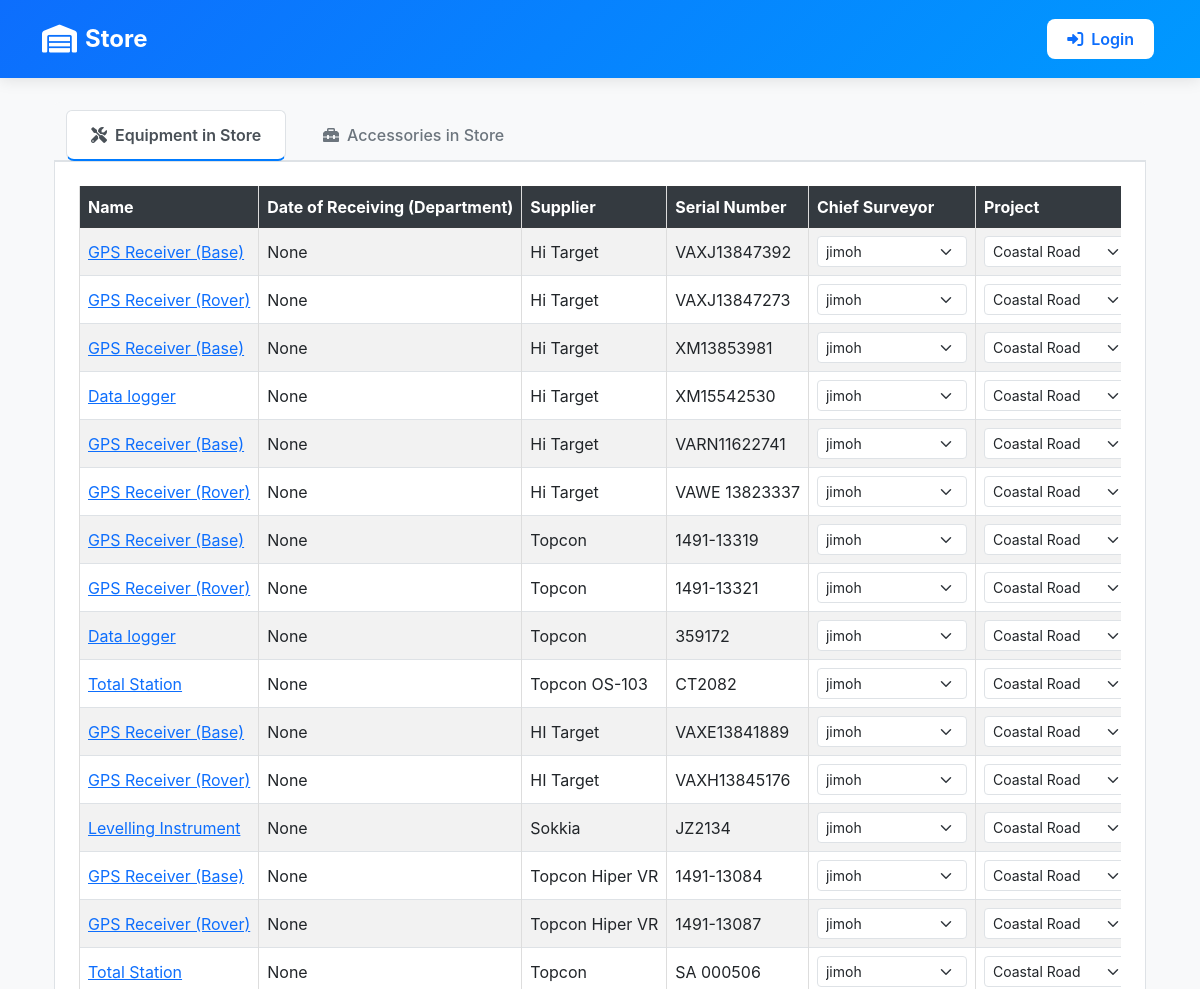
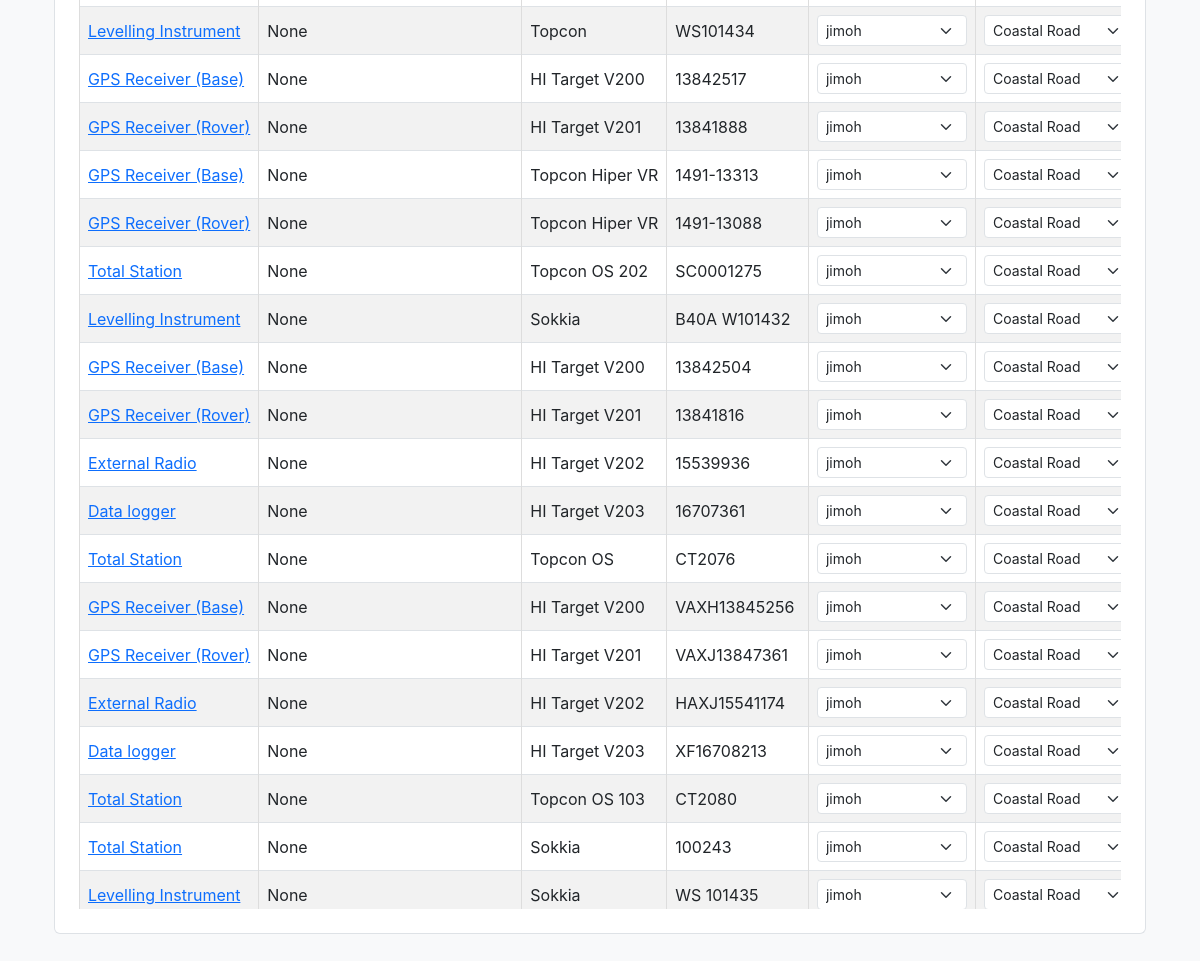
/store/, run on the app's committed database (2 pictures, top to bottom).
### inventory/models.py (models this page shows, shortened)
class EquipmentsInSurvey(models.Model):
    EQUIPMENT_CHOICES = [
        ('GPS Receiver (Base)', 'GPS Receiver (Base)'),
        ('GPS Receiver (Rover)', 'GPS Receiver (Rover)'),
        ('Data logger', 'Data logger'),
        ('External Radio', "External Radio"),
        ('Total Station', "Total Station"),
        ('Levelling Instrument', 'Levelling Instrument'),
        ('Eco Sounder', 'Eco Sounder'),
    ]
    owner_choice = [
        ('Hi-Tech', "Hi-Tech"),
        ("Sub-Contractor", "Sub-Contractor")
    ]
    name = models.CharField(max_length=100, help_text="Equipment Name", choices=EQUIPMENT_CHOICES)
    date_of_receiving_from_supplier = models.DateField(blank=True, null=True)
    supplier = models.CharField(max_length=100, help_text="Manufacturer/Model from CSV")
    owner = models.CharField(max_length=20, choices=owner_choice)
    serial_number = models.CharField(max_length=100, help_text="Equipment Serial Number")
    condition = models.CharField(max_length=50, help_text="Equipment condition from CSV", default="Good")
    CONDITION_AFTER_USE_CHOICES = [
        ("Good", "Good"),
        ("Need Repair", "Need Repair")
    ]
    chief_surveyor = models.ForeignKey(User, on_delete=models.CASCADE, null=True, blank=True)
    surveyor_responsible = models.CharField(max_length=100, null=True, blank=True, help_text="Name of the surveyor responsible for the equipment")
    quantity = models.PositiveBigIntegerField(default=1, help_text="Number of Quantity")
    project = models.CharField(max_length=20, choices=[('Coastal Road', 'Coastal Road'), ('Sokoto', 'Sokoto')], blank=True, null=True, help_text="Project Name")
    section = models.CharField(max_length=100, null=True, blank=True)
    date_receiving_from_department = models.DateField(blank=True, null=True, help_text="Date when the equipment was received from the department")
    status = models.CharField(choices=[('In Store', 'In Store'), ('In Field', 'In Field'), ('With Chief Surveyor', 'With Chief Surveyor'), ('Returning', 'Returning'), ('Delivering', 'Delivering')], max_length=100, default='In Store', blank=True, null=True, help_text="Current status of the equipment")
    delivery_status = models.CharField(max_length=10, choices=[('Delivered', 'Delivered'), ('Delivering', 'Delivering'), ('Cancelled', 'Cancelled')], null=True, blank=True)
    return_comment = models.TextField(null=True, blank=True, help_text="Comment when equipment is returned")
    return_date = models.DateTimeField(null=True, blank=True, help_text="Date when equipment was returned")

### inventory/views.py (the view, shortened to what this page needs)
# urls.py: path('store/', store, name='store'),
def store(request):
    users = User.objects.filter(is_superuser=False)
    data = EquipmentsInSurvey.objects.filter(status="In Store")
    all = EquipmentsInSurvey.objects.all()
    accessories = Accessory.objects.filter(return_status__in=['In Store', 'Returned'])
    return render(request, 'inventory/store.html', {'data':data, 'user': users, 'all': all,
                                                    'accessories': accessories, 'is_admin': request.user.is_superuser})

### inventory/context_processors.py (called while the page is built)
def is_admin(request):
    return {'is_admin': request.user.is_authenticated and request.user.is_superuser}

### inventory/templates/inventory/store.html (shortened to what this page needs)
{% extends 'base/base_dashboard.html' %}
    {% block content %}
    <div class="container-fluid mt-4">
        <ul class="nav nav-tabs mb-4" id="storeTabs" role="tablist">
            <li class="nav-item" role="presentation">
                <button class="nav-link active" id="equipment-tab" data-bs-toggle="tab" data-bs-target="#equipment" type="button" role="tab" aria-controls="equipment" aria-selected="true">
                    <i class="fas fa-tools me-2"></i>Equipment in Store
                </button>
            </li>
            <li class="nav-item" role="presentation">
                <button class="nav-link" id="accessories-tab" data-bs-toggle="tab" data-bs-target="#accessories" type="button" role="tab" aria-controls="accessories" aria-selected="false">
                    <i class="fas fa-toolbox me-2"></i>Accessories in Store
                </button>
            </li>
        </ul>
        <div class="tab-content" id="storeTabsContent">
            <div class="tab-pane fade show active" id="equipment" role="tabpanel" aria-labelledby="equipment-tab">
                <div class="table-responsive">
                    <table class="table table-striped table-hover table-bordered align-middle mb-0">
                        <thead class="table-dark">
                            <tr>
                                <th>Name</th>
                                {% if is_admin %}
                                <th>Date of Receiving (Supplier)</th>
                                {% else %}
                                <th>Date of Receiving (Department)</th>
                                {% endif %}
                                <th>Supplier</th>
                                <th>Serial Number</th>
                                <th>Chief Surveyor</th>
                                <th>Project</th>
                            </tr>
                        </thead>
                        <tbody>
                            {% for info in data %}
                            <tr>
                                <form action="{% url 'store' %}" method="post">
                                    <td><a href="{% url 'equipment_detail' info.id %}">{{ info.name }}</a></td>
                                    {% if is_admin %}
                                    <td>{{ info.date_of_receiving_from_supplier }}</td>
                                    {% else %}
                                    <td>{{ info.date_receiving_from_department }}</td>
                                    {% endif %}
                                    <td>{{ info.supplier }}</td>
                                    <td>{{ info.serial_number }}</td>
                                    <td>
                                        <select name="id" class="form-select form-select-sm">
                                            {% for users in user %}
                                            <option value="{{ users.id }}">{{ users.username }}</option>
                                            {% endfor %}
                                        </select>
                                    </td>
                                    <td>
                                        <select name="project" class="form-select form-select-sm">
                                            <option value="Coastal Road" {% if info.project == "Coastal Road" %}selected{% endif %}>Coastal Road</option>
                                        </select>
                                    </td>
                                </form>
                            </tr>
                            {% endfor %}
                        </tbody>
                    </table>
                </div>
            </div>
        </div>
    </div>
    {% endblock %}

### templates/base/base_dashboard.html (style rules this page uses)
.nav-item { margin: 0 0.25rem; }
.nav-link { color: rgba(255, 255, 255, 0.9) !important; font-weight: 500; padding: 0.5rem 1rem !important; border-radius: 0.5rem; transition: all 0.3s ease; }
.nav-link.active { background: rgba(255, 255, 255, 0.2); color: white !important; }
body { font-family: 'Inter', Arial, sans-serif; margin: 0; padding: 0; background-color: #f8f9fa; }
table { width: 100%; border-collapse: collapse; }
th, td { border: 1px solid #ddd; padding: 8px; text-align: left; }
th { background-color: #f2f2f2; }
tr:nth-child(even) { background-color: #f9f9f9; }

### inventory/templates/inventory/store.html (style rules this page uses)
.nav-tabs { border-bottom: 2px solid #dee2e6 !important; margin-bottom: 0 !important; background-color: #f8f9fa; padding: 0.5rem 0.5rem 0 0.5rem; border-radius: 0.375rem 0.375rem 0 0; }
.nav-tabs .nav-link { border: 1px solid transparent !important; border-top-left-radius: 0.375rem !important; border-top-right-radius: 0.375rem !important; color: #6c757d !important; font-weight: 500 !important; background-color: transparent !important; margin-right: 0.25rem !important; padding: 0.75rem 1.5rem !important; }
.nav-tabs .nav-link.active { color: #495057 !important; background-color: #fff !important; border-color: #dee2e6 #dee2e6 #fff !important; border-bottom: 2px solid #007bff !important; font-weight: 600 !important; }
.tab-content { border: 1px solid #dee2e6 !important; border-top: none !important; border-radius: 0 0 0.375rem 0.375rem !important; padding: 1.5rem !important; background-color: #fff !important; min-height: 400px; }
.tab-pane { display: none; }
.tab-pane.active { display: block !important; }
.table-responsive { overflow-y: auto; max-height: calc(70vh - 8rem); }
.table th { position: sticky; top: 0; background: #343a40; z-index: 1; }
.table td { white-space: nowrap; }
.table th { white-space: nowrap; }
.form-select { min-width: 150px; }
.form-select-sm { font-size: 0.875rem; padding: 0.25rem 2rem 0.25rem 0.5rem; }

### data on the page
EquipmentsInSurvey: name "GPS Receiver (Base)", date_receiving_from_department "None", supplier "Hi Target", serial_number "VAXJ13847392"
EquipmentsInSurvey: name "GPS Receiver (Rover)", date_receiving_from_department "None", supplier "Hi Target", serial_number "VAXJ13847273"
EquipmentsInSurvey: name "GPS Receiver (Base)", date_receiving_from_department "None", supplier "Hi Target", serial_number "XM13853981"
EquipmentsInSurvey: name "Data logger", date_receiving_from_department "None", supplier "Hi Target", serial_number "XM15542530"
EquipmentsInSurvey: name "GPS Receiver (Base)", date_receiving_from_department "None", supplier "Hi Target", serial_number "VARN11622741"
EquipmentsInSurvey: name "GPS Receiver (Rover)", date_receiving_from_department "None", supplier "Hi Target", serial_number "VAWE 13823337"
EquipmentsInSurvey: name "GPS Receiver (Base)", date_receiving_from_department "None", supplier "Topcon", serial_number "1491-13319"
EquipmentsInSurvey: name "GPS Receiver (Rover)", date_receiving_from_department "None", supplier "Topcon", serial_number "1491-13321"
EquipmentsInSurvey: name "Data logger", date_receiving_from_department "None", supplier "Topcon", serial_number "359172"
EquipmentsInSurvey: name "Total Station", date_receiving_from_department "None", supplier "Topcon OS-103", serial_number "CT2082"
EquipmentsInSurvey: name "GPS Receiver (Base)", date_receiving_from_department "None", supplier "HI Target", serial_number "VAXE13841889"
EquipmentsInSurvey: name "GPS Receiver (Rover)", date_receiving_from_department "None", supplier "HI Target", serial_number "VAXH13845176"
EquipmentsInSurvey: name "Levelling Instrument", date_receiving_from_department "None", supplier "Sokkia", serial_number "JZ2134"
EquipmentsInSurvey: name "GPS Receiver (Base)", date_receiving_from_department "None", supplier "Topcon Hiper VR", serial_number "1491-13084"
EquipmentsInSurvey: name "GPS Receiver (Rover)", date_receiving_from_department "None", supplier "Topcon Hiper VR", serial_number "1491-13087"
EquipmentsInSurvey: name "Total Station", date_receiving_from_department "None", supplier "Topcon", serial_number "SA 000506"
EquipmentsInSurvey: name "Levelling Instrument", date_receiving_from_department "None", supplier "Topcon", serial_number "WS101434"
EquipmentsInSurvey: name "GPS Receiver (Base)", date_receiving_from_department "None", supplier "HI Target V200", serial_number "13842517"
EquipmentsInSurvey: name "GPS Receiver (Rover)", date_receiving_from_department "None", supplier "HI Target V201", serial_number "13841888"
EquipmentsInSurvey: name "GPS Receiver (Base)", date_receiving_from_department "None", supplier "Topcon Hiper VR", serial_number "1491-13313"
EquipmentsInSurvey: name "GPS Receiver (Rover)", date_receiving_from_department "None", supplier "Topcon Hiper VR", serial_number "1491-13088"
EquipmentsInSurvey: name "Total Station", date_receiving_from_department "None", supplier "Topcon OS 202", serial_number "SC0001275"
EquipmentsInSurvey: name "Levelling Instrument", date_receiving_from_department "None", supplier "Sokkia", serial_number "B40A W101432"
EquipmentsInSurvey: name "GPS Receiver (Base)", date_receiving_from_department "None", supplier "HI Target V200", serial_number "13842504"
EquipmentsInSurvey: name "GPS Receiver (Rover)", date_receiving_from_department "None", supplier "HI Target V201", serial_number "13841816"
EquipmentsInSurvey: name "External Radio", date_receiving_from_department "None", supplier "HI Target V202", serial_number "15539936"
EquipmentsInSurvey: name "Data logger", date_receiving_from_department "None", supplier "HI Target V203", serial_number "16707361"
EquipmentsInSurvey: name "Total Station", date_receiving_from_department "None", supplier "Topcon OS", serial_number "CT2076"
EquipmentsInSurvey: name "GPS Receiver (Base)", date_receiving_from_department "None", supplier "HI Target V200", serial_number "VAXH13845256"
EquipmentsInSurvey: name "GPS Receiver (Rover)", date_receiving_from_department "None", supplier "HI Target V201", serial_number "VAXJ13847361"
EquipmentsInSurvey: name "External Radio", date_receiving_from_department "None", supplier "HI Target V202", serial_number "HAXJ15541174"
EquipmentsInSurvey: name "Data logger", date_receiving_from_department "None", supplier "HI Target V203", serial_number "XF16708213"
EquipmentsInSurvey: name "Total Station", date_receiving_from_department "None", supplier "Topcon OS 103", serial_number "CT2080"
EquipmentsInSurvey: name "Total Station", date_receiving_from_department "None", supplier "Sokkia", serial_number "100243"
EquipmentsInSurvey: name "Levelling Instrument", date_receiving_from_department "None", supplier "Sokkia", serial_number "WS 101435"

### other printed values
form field id "jimoh"
